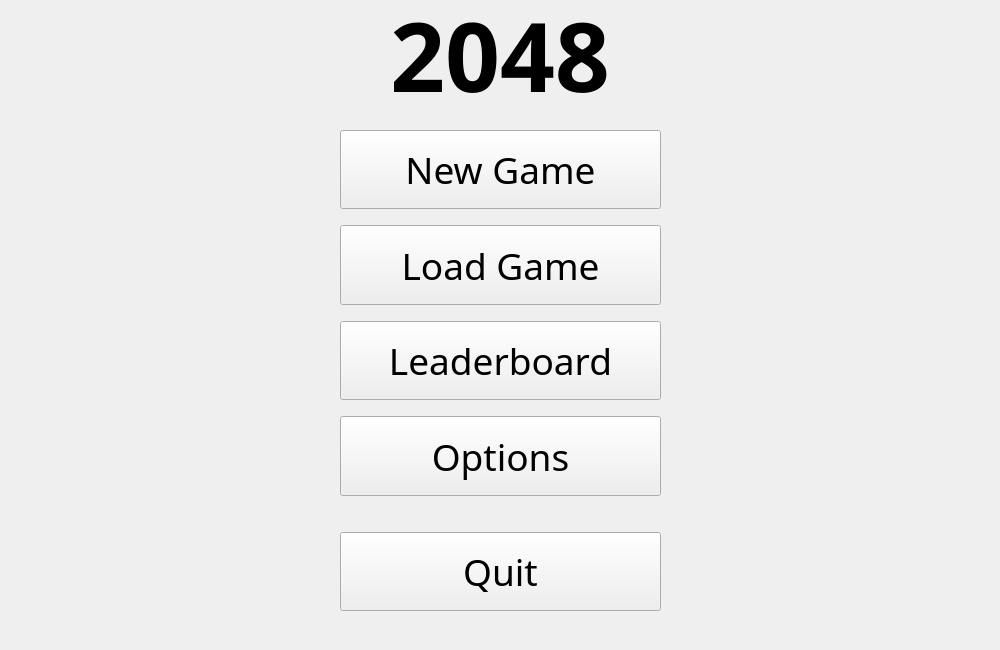
<?xml version="1.0" encoding="UTF-8"?>
<ui version="4.0">
 <class>MainMenu</class>
 <widget class="QMainWindow" name="MainMenu">
  <property name="geometry">
   <rect>
    <x>0</x>
    <y>0</y>
    <width>1000</width>
    <height>650</height>
   </rect>
  </property>
  <property name="sizePolicy">
   <sizepolicy hsizetype="Preferred" vsizetype="Preferred">
    <horstretch>0</horstretch>
    <verstretch>0</verstretch>
   </sizepolicy>
  </property>
  <property name="windowTitle">
   <string>2048</string>
  </property>
  <property name="animated">
   <bool>true</bool>
  </property>
  <property name="dockOptions">
   <set>QMainWindow::AllowTabbedDocks|QMainWindow::AnimatedDocks</set>
  </property>
  <widget class="QWidget" name="centralwidget">
   <widget class="QLabel" name="GameTitle">
    <property name="geometry">
     <rect>
      <x>0</x>
      <y>-20</y>
      <width>1000</width>
      <height>150</height>
     </rect>
    </property>
    <property name="sizePolicy">
     <sizepolicy hsizetype="Preferred" vsizetype="Preferred">
      <horstretch>0</horstretch>
      <verstretch>0</verstretch>
     </sizepolicy>
    </property>
    <property name="font">
     <font>
      <family>Arial Black</family>
      <pointsize>72</pointsize>
      <weight>75</weight>
      <bold>true</bold>
     </font>
    </property>
    <property name="tabletTracking">
     <bool>false</bool>
    </property>
    <property name="focusPolicy">
     <enum>Qt::NoFocus</enum>
    </property>
    <property name="layoutDirection">
     <enum>Qt::LeftToRight</enum>
    </property>
    <property name="autoFillBackground">
     <bool>false</bool>
    </property>
    <property name="text">
     <string>2048</string>
    </property>
    <property name="scaledContents">
     <bool>false</bool>
    </property>
    <property name="alignment">
     <set>Qt::AlignCenter</set>
    </property>
   </widget>
   <widget class="QWidget" name="verticalLayoutWidget">
    <property name="geometry">
     <rect>
      <x>340</x>
      <y>130</y>
      <width>321</width>
      <height>481</height>
     </rect>
    </property>
    <layout class="QVBoxLayout" name="verticalLayout">
     <item>
      <widget class="QPushButton" name="PlayButton">
       <property name="sizePolicy">
        <sizepolicy hsizetype="Expanding" vsizetype="Expanding">
         <horstretch>0</horstretch>
         <verstretch>0</verstretch>
        </sizepolicy>
       </property>
       <property name="font">
        <font>
         <family>Bahnschrift Light SemiCondensed</family>
         <pointsize>28</pointsize>
        </font>
       </property>
       <property name="styleSheet">
        <string notr="true"/>
       </property>
       <property name="text">
        <string>New Game</string>
       </property>
      </widget>
     </item>
     <item>
      <spacer name="verticalSpacer_2">
       <property name="orientation">
        <enum>Qt::Vertical</enum>
       </property>
       <property name="sizeType">
        <enum>QSizePolicy::Fixed</enum>
       </property>
       <property name="sizeHint" stdset="0">
        <size>
         <width>20</width>
         <height>10</height>
        </size>
       </property>
      </spacer>
     </item>
     <item>
      <widget class="QPushButton" name="LoadGame">
       <property name="sizePolicy">
        <sizepolicy hsizetype="Minimum" vsizetype="Expanding">
         <horstretch>0</horstretch>
         <verstretch>0</verstretch>
        </sizepolicy>
       </property>
       <property name="font">
        <font>
         <family>Bahnschrift Light SemiCondensed</family>
         <pointsize>28</pointsize>
        </font>
       </property>
       <property name="styleSheet">
        <string notr="true"/>
       </property>
       <property name="text">
        <string>Load Game</string>
       </property>
      </widget>
     </item>
     <item>
      <spacer name="verticalSpacer_3">
       <property name="orientation">
        <enum>Qt::Vertical</enum>
       </property>
       <property name="sizeType">
        <enum>QSizePolicy::Fixed</enum>
       </property>
       <property name="sizeHint" stdset="0">
        <size>
         <width>20</width>
         <height>10</height>
        </size>
       </property>
      </spacer>
     </item>
     <item>
      <widget class="QPushButton" name="LeaderBoardButton">
       <property name="sizePolicy">
        <sizepolicy hsizetype="MinimumExpanding" vsizetype="Expanding">
         <horstretch>0</horstretch>
         <verstretch>0</verstretch>
        </sizepolicy>
       </property>
       <property name="font">
        <font>
         <family>Bahnschrift Light SemiCondensed</family>
         <pointsize>28</pointsize>
        </font>
       </property>
       <property name="styleSheet">
        <string notr="true"/>
       </property>
       <property name="text">
        <string>Leaderboard</string>
       </property>
      </widget>
     </item>
     <item>
      <spacer name="verticalSpacer_4">
       <property name="orientation">
        <enum>Qt::Vertical</enum>
       </property>
       <property name="sizeType">
        <enum>QSizePolicy::Fixed</enum>
       </property>
       <property name="sizeHint" stdset="0">
        <size>
         <width>20</width>
         <height>10</height>
        </size>
       </property>
      </spacer>
     </item>
     <item>
      <widget class="QPushButton" name="OptionsButton">
       <property name="sizePolicy">
        <sizepolicy hsizetype="Minimum" vsizetype="Expanding">
         <horstretch>0</horstretch>
         <verstretch>0</verstretch>
        </sizepolicy>
       </property>
       <property name="font">
        <font>
         <family>Bahnschrift Light SemiCondensed</family>
         <pointsize>28</pointsize>
         <weight>50</weight>
         <bold>false</bold>
        </font>
       </property>
       <property name="text">
        <string>Options</string>
       </property>
      </widget>
     </item>
     <item>
      <spacer name="verticalSpacer">
       <property name="orientation">
        <enum>Qt::Vertical</enum>
       </property>
       <property name="sizeType">
        <enum>QSizePolicy::Fixed</enum>
       </property>
       <property name="sizeHint" stdset="0">
        <size>
         <width>20</width>
         <height>30</height>
        </size>
       </property>
      </spacer>
     </item>
     <item>
      <widget class="QPushButton" name="QuitButton">
       <property name="sizePolicy">
        <sizepolicy hsizetype="Minimum" vsizetype="Expanding">
         <horstretch>0</horstretch>
         <verstretch>0</verstretch>
        </sizepolicy>
       </property>
       <property name="font">
        <font>
         <family>Bahnschrift Light SemiCondensed</family>
         <pointsize>28</pointsize>
        </font>
       </property>
       <property name="text">
        <string>Quit</string>
       </property>
      </widget>
     </item>
    </layout>
   </widget>
  </widget>
 </widget>
 <resources/>
 <connections/>
</ui>
